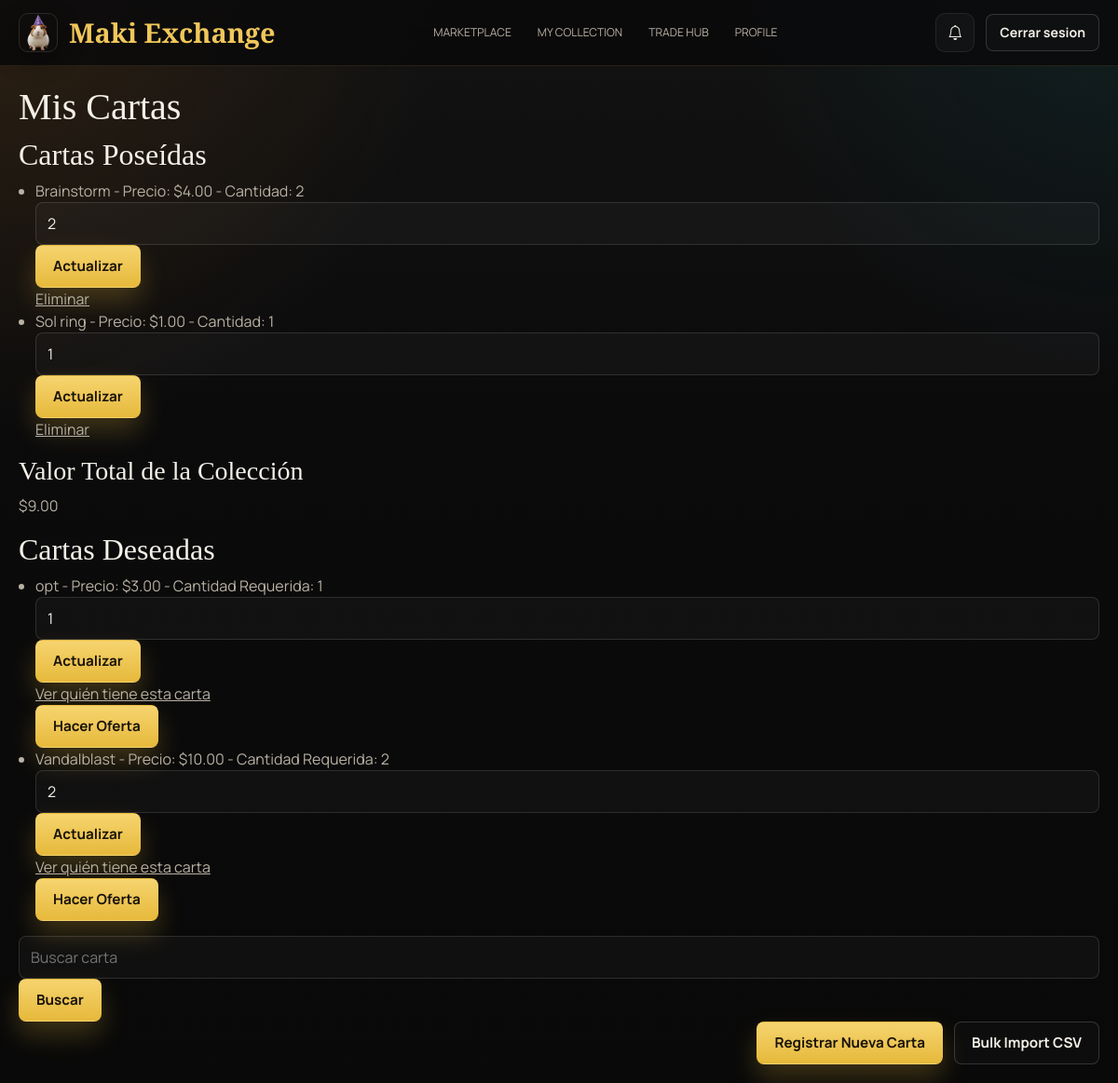
Page /users/cards/ (signed in) on the committed database.
### users/models.py (models this page shows, shortened)
class UserCard(models.Model):
    LISTING_INTENT_CHOICES = [
        ('sell', 'Venta'),
        ('trade', 'Cambio'),
        ('sell_trade', 'Venta/Cambio'),
    ]
    CONDITION_CHOICES = [
        ('near_mint', 'Near Mint'),
        ('lightly_played', 'Lightly Played'),
        ('moderately_played', 'Moderately Played'),
        ('heavily_played', 'Heavily Played'),
        ('damaged', 'Damaged'),
    ]
    user = models.ForeignKey(CustomUser, on_delete=models.CASCADE, related_name='user_cards')
    card = models.ForeignKey(Card, on_delete=models.CASCADE)
    is_owned = models.BooleanField(default=False)
    quantity_owned = models.PositiveIntegerField(default=0)
    quantity_required = models.PositiveIntegerField(default=0)
    listing_intent = models.CharField(max_length=16, choices=LISTING_INTENT_CHOICES, default='trade')
    condition = models.CharField(max_length=24, choices=CONDITION_CHOICES, default='near_mint')
    asking_price = models.DecimalField(max_digits=10, decimal_places=2, blank=True, null=True)
    def total_price(self):
        return self.card.price * self.quantity_owned if self.is_owned else 0

class Card(models.Model):
    name = models.CharField(max_length=150)
    description = models.TextField(blank=True, null=True)
    price = models.DecimalField(max_digits=10, decimal_places=2, default=0.00)
    scryfall_id = models.CharField(max_length=64, unique=True, blank=True, null=True)
    set_name = models.CharField(max_length=120, blank=True, null=True)
    set_code = models.CharField(max_length=16, blank=True, null=True)
    collector_number = models.CharField(max_length=32, blank=True, null=True)
    image_url = models.URLField(blank=True, null=True)
    rarity = models.CharField(max_length=32, blank=True, null=True)
    usd_price = models.DecimalField(max_digits=10, decimal_places=2, blank=True, null=True)
    usd_foil_price = models.DecimalField(max_digits=10, decimal_places=2, blank=True, null=True)
    eur_price = models.DecimalField(max_digits=10, decimal_places=2, blank=True, null=True)

### users/views.py (the view)
# urls.py: path('cards/', views.card_list, name='card_list'),
@login_required
def card_list(request):
    owned_cards = UserCard.objects.filter(user=request.user, is_owned=True)
    desired_cards = UserCard.objects.filter(user=request.user, is_owned=False)
    total_collection_value = sum(card.total_price() for card in owned_cards)
    return render(request, 'users/card_list.html', {
        'owned_cards': owned_cards,
        'desired_cards': desired_cards,
        'total_collection_value': total_collection_value,
    })

### templates/users/card_list.html (shortened to what this page needs)
{% extends 'base.html' %}
{% block content %}
<h1>Mis Cartas</h1>
<h2>Cartas Poseídas</h2>
<ul>
    {% for card in owned_cards %}
    <li>
        {{ card.card.name }} - Precio: ${{ card.card.price }} - Cantidad: {{ card.quantity_owned }}
        <form method="post" action="{% url 'edit_card_quantity' card.card.id %}">
            <input type="number" name="edit_card_quantity" value="{{ card.quantity_owned }}" min="1">
            <button type="submit">Actualizar</button>
        </form>
        <a href="{% url 'delete_card' card.card.id %}">Eliminar</a>
    </li>
    {% endfor %}
</ul>
<h3>Valor Total de la Colección</h3>
<p>
    ${{ total_collection_value }}
</p>
<h2>Cartas Deseadas</h2>
<ul>
    {% for card in desired_cards %}
    <li>
        {{ card.card.name }} - Precio: ${{ card.card.price }} - Cantidad Requerida: {{ card.quantity_required }}
        <form method="post" action="{% url 'edit_card_quantity' card.card.id %}">
            <input type="number" name="edit_card_quantity" value="{{ card.quantity_required }}" min="1">
            <button type="submit">Actualizar</button>
        </form>
        <a href="{% url 'search_card_matches' %}?card_name={{ card.card.name }}">Ver quién tiene esta carta</a>
        <form method="post" action="{% url 'make_purchase_offer' %}">
            <button type="submit">Hacer Oferta</button>
        </form>
    </li>
    {% endfor %}
</ul>
<form method="get" action="{% url 'search_card' %}">
    <input type="text" name="card_name" placeholder="Buscar carta">
    <button type="submit">Buscar</button>
</form>
<div class="builder-actions">
    <a href="{% url 'register_cards' %}" class="button button--primary">Registrar Nueva Carta</a>
    <a href="{% url 'upload_file' %}" class="button button--ghost">Bulk Import CSV</a>
</div>
{% endblock %}

### templates/base.html (shortened to what this page needs)
{% load static %}
<!DOCTYPE html>
<html lang="en">
<head>
    <link rel="stylesheet" href="{% static 'css/bootstrap.min.css' %}">
    <link rel="stylesheet" href="{% static 'css/style.css' %}">
    <link rel="stylesheet" href="https://cdn.jsdelivr.net/npm/bootstrap-icons@1.12.1/font/bootstrap-icons.min.css">
</head>
<body class="{% block body_class %}{% endblock %}">
    <header class="site-header" id="headermain">
        <div class="site-header__inner">
            <a href="{% url 'home' %}" class="brand-mark text-decoration-none">
                <img src="{% static 'img/logo.png' %}" class="brand-mark__logo" alt="Maki TCG">
                <span class="brand-mark__text">Maki Exchange</span>
            </a>
            <nav class="site-nav d-none d-md-flex">
                <a href="{% url 'home' %}" class="site-nav__link">Marketplace</a>
                {% if user.is_authenticated %}
                <a class="site-nav__link" href="{% url 'card_list' %}">My Collection</a>
                <a class="site-nav__link" href="{% url 'list_exchanges' %}">Trade Hub</a>
                <a class="site-nav__link" href="{% url 'edit_profile' %}">Profile</a>
                {% else %}
                <a class="site-nav__link" href="{% url 'login' %}">Trade Hub</a>
                <a class="site-nav__link" href="{% url 'register' %}">Join Collectors</a>
                {% endif %}
            </nav>
            <div class="site-header__actions d-none d-md-flex">
                {% if user.is_authenticated %}
                <a class="icon-link" href="{% url 'list_notifications' %}" aria-label="Notificaciones">
                    <i class="bi bi-bell"></i>
                </a>
                <form method="post" action="{% url 'logout' %}" class="m-0">
                    <button type="submit" class="button button--ghost button--small">Cerrar sesion</button>
                </form>
                {% else %}
                <a class="button button--ghost button--small" href="{% url 'login' %}">Iniciar sesion</a>
                <a class="button button--primary button--small" href="{% url 'register' %}">Crear cuenta</a>
                {% endif %}
            </div>
        </div>
    </header>
    <main class="site-main">
        {% block content %}{% endblock %}
    </main>
</body>
</html>

### static/css/style.css (style rules this page uses)
:root { --bg: #0b0b0c; --bg-elevated: #111113; --panel: rgba(18, 18, 20, 0.88); --panel-border: rgba(255, 255, 255, 0.08); --gold: #f1c75b; --gold-strong: #ffcf5a; --text: #f4f0e8; --muted: #b9b1a3; --teal: #0f7c86; --ember: #d96a34; --shadow: 0 24px 60px rgba(0, 0, 0, 0.38); }
* { box-sizing: border-box; }
html { background: var(--bg); }
body { margin: 0; min-height: 100vh; font-family: "Manrope", "Segoe UI", sans-serif; color: var(--text); line-height: 1.5; background: radial-gradient(circle at top left, rgba(103, 63, 20, 0.3), transparent 28%), radial-gradient(circle at top right, rgba(11, 86, 94, 0.18), transparent 24%), linear-gradient(180deg, #131313 0%, #0b0b0c 38%, #090909 100%); }
a { color: inherit; }
.site-header { position: sticky; top: 0; z-index: 50; backdrop-filter: blur(18px); background: rgba(10, 10, 11, 0.84); border-bottom: 1px solid rgba(241, 199, 91, 0.12); }
.site-header__inner { max-width: 1220px; margin: 0 auto; padding: 14px 20px; display: grid; grid-template-columns: auto 1fr auto; gap: 18px; align-items: center; }
.brand-mark { display: inline-flex; align-items: center; gap: 12px; }
.brand-mark__logo { width: 42px; height: 42px; object-fit: cover; border-radius: 10px; border: 1px solid rgba(255, 255, 255, 0.12); box-shadow: 0 10px 24px rgba(0, 0, 0, 0.35); }
.brand-mark__text { font-family: "Cormorant Garamond", Georgia, serif; font-size: 1.8rem; font-weight: 700; color: var(--gold); line-height: 1; }
.site-nav { justify-content: center; gap: 28px; }
.site-nav__link, .nav-link { color: var(--muted); text-decoration: none; text-transform: uppercase; font-size: 0.76rem; letter-spacing: 0; transition: color 0.2s ease, opacity 0.2s ease; }
.site-header__actions { align-items: center; gap: 12px; }
.icon-link, .menu-toggle { width: 42px; height: 42px; display: inline-flex; align-items: center; justify-content: center; border-radius: 10px; border: 1px solid var(--panel-border); background: rgba(255, 255, 255, 0.03); color: var(--text); text-decoration: none; }
.button, button, .btn { display: inline-flex; align-items: center; justify-content: center; gap: 8px; min-height: 46px; padding: 0 18px; border-radius: 8px; border: 1px solid transparent; font-family: inherit; font-size: 0.95rem; font-weight: 700; text-decoration: none; transition: transform 0.18s ease, border-color 0.18s ease, background 0.18s ease, color 0.18s ease; }
.button--primary, button, .btn { background: linear-gradient(180deg, #f6d46f 0%, #e6b93b 100%); color: #18120a; box-shadow: 0 14px 28px rgba(230, 185, 59, 0.24); }
.button--ghost { background: rgba(255, 255, 255, 0.02); border-color: rgba(255, 255, 255, 0.16); color: var(--text); box-shadow: none; }
.button--small { min-height: 40px; padding: 0 14px; font-size: 0.88rem; }
.site-main { max-width: 1220px; margin: 0 auto; padding: 20px; }
.featured-card__body p, .process-card p, .ticker-card p, label, input, textarea, select, li, p { color: var(--muted); }
main h1, main h2, main h3 { font-family: "Cormorant Garamond", Georgia, serif; color: var(--text); }
main form { max-width: 100%; }
input, textarea, select { width: 100%; min-height: 46px; padding: 10px 12px; border-radius: 8px; border: 1px solid rgba(255, 255, 255, 0.12); background: rgba(255, 255, 255, 0.03); color: var(--text); }
ul { padding-left: 18px; }
.builder-actions { display: flex; justify-content: flex-end; gap: 12px; }

### rows in the picture
UserCard: card.name "Brainstorm", card.price "4.00", quantity_owned "2", edit_card_quantity "2"
UserCard: card.name "Sol ring", card.price "1.00", quantity_owned "1", edit_card_quantity "1"
UserCard: card.name "opt", card.price "3.00", quantity_required "1", edit_card_quantity "1"
UserCard: card.name "Vandalblast", card.price "10.00", quantity_required "2", edit_card_quantity "2"

### other values in the picture
{{ total_collection_value }} "9.00"
